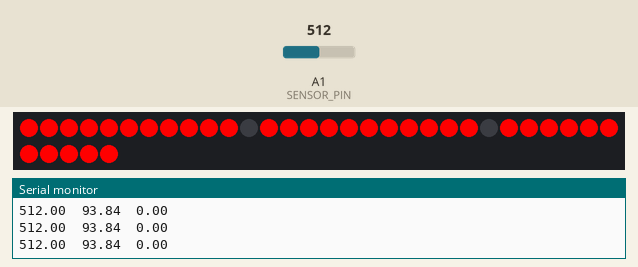
Bench run of a sketch on a simulated Arduino MKR. Shown: 35 RGB LEDs in strip order, left to right, continuing on the next row, the last lines printed to the serial monitor. The test bench sets the inputs (shaded band); at power-on: A1 (SENSOR_PIN) = 512. WiFi joins after 1.5 s; servers stay silent unless stated.

Above: at 1.2 s.
1.3 s: A1 (SENSOR_PIN) set to 40
At 2.6 s:
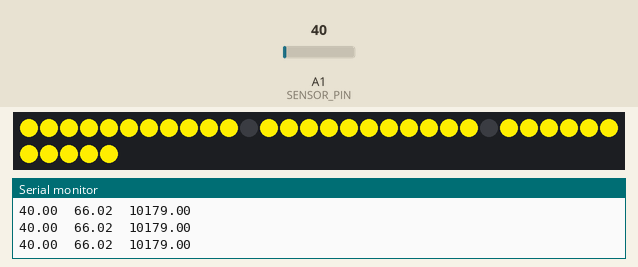
2.9 s: A1 (SENSOR_PIN) set to 24
At 4.0 s:
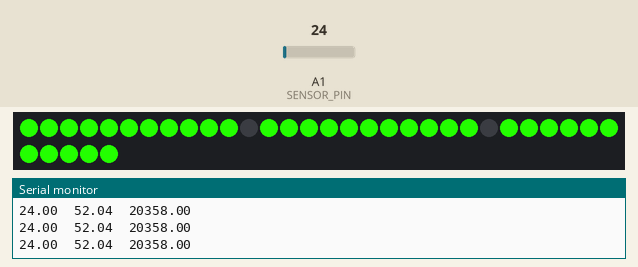
4.5 s: A1 (SENSOR_PIN) set to 60
At 5.1 s:
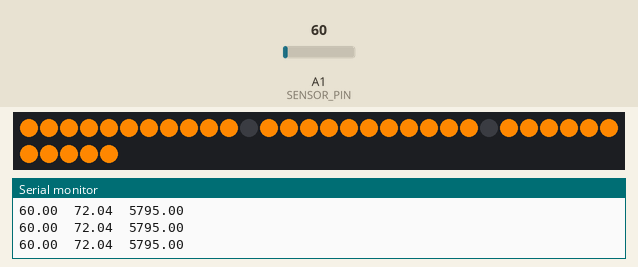
Timing chart, 0 to 7.5 s (numbered marks = the images above; inputs shaded):
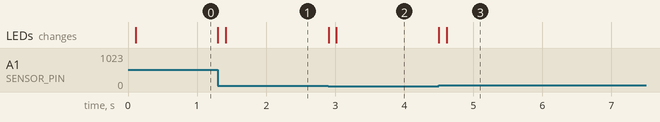

Measured:
- after the input at 1.3 s, the LEDs: first change at once (image 1 shows a later state)
- after the input at 2.9 s, the LEDs: first change at once (image 2 shows a later state)
- after the input at 4.5 s, the LEDs: first change at once (image 3 shows a later state)

The sketch:

Noise.ino
```cpp
/*
Noise: Sistema de alerta y monitorización del ruido en un aula
Captura el nivel de presión sonora mediante un sensor de sonido analógico y lo muestra visualmente con una tira de leds con los colores de un semáforo.
A la vez envía cada cierto tiempo el dato de presión sonora a Thingspeak para su visualización y posterior tratamiento.
Las líneas de código comentadas corresponden a la monitorización serie que ralentizan el programa. Quitar los comentarios para depurar el código
Creado por Jabi Luengo
*/

// Librerías utilizadas
#include "arduino_secrets.h"
#include <TimeAlarms.h>
#include "math.h"
#include <Smoothed.h> 	// Created by Matthew Fryer
#include "ThingSpeak.h"
#include <WiFiNINA.h>
#include <Adafruit_NeoPixel.h>


// Definiciones de la parte de conexión y envío de datos a Thingspeak
char ssid[] = SECRET_SSID;    //  your network SSID (name)
char pass[] = SECRET_PASS;   // your network password
int keyIndex = 0;            // your network key Index number (needed only for WEP)
WiFiClient  client;
unsigned long myChannelNumber = SECRET_CHANNEL;
const char * myWriteAPIKey = SECRET_API;
const int thing_time = 5; // Cada cuántos segundos se envía el dato a Thingspeak


// Definiciones de la sensorización
#define SENSOR_PIN A1    // Pin de conexionado del sensor
Smoothed <float> mySensor; // Objeto de tipo Smoothed donde se guarda el nivel sonoro suavizado
const int sanples = 100; // Cuántas muestras se utilizan en el suavizado
const int dBmin = 50; // Presión sonora mínima: equivale al verde puro en el semáforo
const int dBmax = 80; // Presión sonora máxima: equivale al rojo puro en el semáforo
const float vc = 20; // Variable para transformar la tensión obtenida por el sensor analógico en presión sonora
const float vm = 40; // Variable para transformar la tensión obtenida por el sensor analógico en presión sonora
float dB = dBmin;
const int delay_sanple = 2;


// Definiciones del control de LEDS
int led_i = 0;
#ifdef __AVR__
 #include <avr/power.h> // Required for 16 MHz Adafruit Trinket
#endif
#define LED_PIN 8// Pin utilizado para el control de la tira de Leds
#define LED_COUNT 35 // Cuántos Leds tiene la tira
Adafruit_NeoPixel pixels(LED_COUNT, LED_PIN, NEO_GRB + NEO_KHZ800);
// Argument 1 = Number of pixels in NeoPixel strip
// Argument 2 = Arduino pin number (most are valid)
// Argument 3 = Pixel type flags, add together as needed:
//   NEO_KHZ800  800 KHz bitstream (most NeoPixel products w/WS2812 LEDs)
//   NEO_KHZ400  400 KHz (classic 'v1' (not v2) FLORA pixels, WS2811 drivers)
//   NEO_GRB     Pixels are wired for GRB bitstream (most NeoPixel products)
//   NEO_RGB     Pixels are wired for RGB bitstream (v1 FLORA pixels, not v2)
//   NEO_RGBW    Pixels are wired for RGBW bitstream (NeoPixel RGBW products)


void ThingSpeak_alarm() // Alarma de envío de datos a Thingspeak
{
  // Connect or reconnect to WiFi
  if(WiFi.status() != WL_CONNECTED){
    //Serial.print("Attempting to connect to SSID: ");
    //Serial.println(SECRET_SSID);
    while(WiFi.status() != WL_CONNECTED){
      WiFi.begin(ssid, pass); // Connect to WPA/WPA2 network. Change this line if using open or WEP network
      //Serial.print(".");
      delay(5000);
    }
    //Serial.println("\nConnected.");
  }
  // Write to ThingSpeak. There are up to 8 fields in a channel, allowing you to store up to 8 different
  // pieces of information in a channel.  Here, we write to field 1.
  int x = ThingSpeak.writeField(myChannelNumber, 1, dB, myWriteAPIKey);
  //if(x == 200){
  //  Serial.println("Channel update successful.");
  //}
  //else{
  //  Serial.println("Problem updating channel. HTTP error code " + String(x));
  //}

}

long mapf(float x, float in_min, float in_max, float out_min, float out_max){ // Función de mapeo de variables flotantes
  return (x - in_min) * (out_max - out_min) / (in_max - in_min) + out_min;
  }


void setup() {

  // These lines are specifically to support the Adafruit Trinket 5V 16 MHz.
  // Any other board, you can remove this part (but no harm leaving it):
  #if defined(__AVR_ATtiny85__) && (F_CPU == 16000000)
  clock_prescale_set(clock_div_1);
  #endif

  pixels.begin();
  Serial.begin(9600);
	mySensor.begin(SMOOTHED_EXPONENTIAL, sanples); // Utilizamos el suavizado con el filtro lineal recursivo exponencial
  mySensor.clear();

  Alarm.timerRepeat(thing_time, ThingSpeak_alarm);

  if (WiFi.status() == WL_NO_MODULE) {
    //Serial.println("Communication with WiFi module failed!");
    // don't continue
    while (true);
  }

  String fv = WiFi.firmwareVersion();
  if (fv != "1.0.0") {
    //Serial.println("Please upgrade the firmware");
  }

  ThingSpeak.begin(client);  //Initialize ThingSpeak
}


void loop() {


  float currentSensorValue = analogRead(SENSOR_PIN); // Leemos el valor del sensor analógico
  mySensor.add(currentSensorValue); // Añadimos el valor al objeto

  float smoothedSensorValueExp = mySensor.get(); // Obtenemos suavizado exponencial de las muestras
  if (smoothedSensorValueExp > vc) dB=20*log10(smoothedSensorValueExp-vc)+vm; // Cálculo de la presión sonora mediante fórmula logarítmica
  //else dB=vc;
  float show=dB;
  if (dB > dBmax) show=dBmax; // Si la presión sonora calculada excede la máxima, la recortamos (color rojo)
  if (dB < dBmin) show=dBmin; // Si la presión sonora calculada excede la mínima, la recortamos (color verde)

  float mapedsmooth = mapf(show, dBmin, dBmax, 21845, 0); // Mapeamos el valor de presión sonora al intervalo de colores verde-rojo de la paleta HSV. El verde corresponde al valor 21845 y el rojo al valor 0
  Serial.print(smoothedSensorValueExp);
  Serial.print("  ");
  Serial.print(dB);
  Serial.print("  ");
  Serial.println(mapedsmooth);
  uint32_t rgbcolor = pixels.ColorHSV(mapedsmooth);

  if ((led_i != 11) && (led_i != 23)){ // Los pixels 11 y 23 no los utilizamos por el doblado de la tira
    pixels.setPixelColor(led_i, rgbcolor); //encendemos cada pixel con el valor suavizado actual obteniendo un efecto visual
    pixels.show();
    }
  if (led_i >= 34) led_i = 0;
    else led_i++;

  // Si queremos utilizar el último valor guardado
  // float lastValueStoredExp = mySensor.getLast();

  Alarm.delay(delay_sanple); // Delay necesario para el funcionamiento de las Alarmas
}
```

arduino_secrets.h
```cpp
#define SECRET_SSID ""
#define SECRET_PASS ""
#define SECRET_CHANNEL ""
#define SECRET_API ""
```
